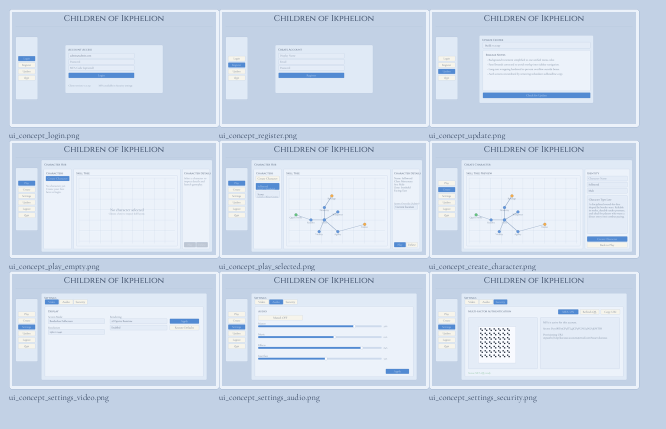
#> input picture concept_art/ui_concept_contact_sheet.png, 1332 x 858 px (shown at 1/2 size); its folder holds 4 pictures in this run
$ python generate_ui_concept_radial5.py --pass 5
#> lines starting #> are read from the running program, lines starting #| are printed output that depends on the picture
#!/usr/bin/env python3
from __future__ import annotations

import argparse
import math
from pathlib import Path
from random import Random

from PIL import Image, ImageDraw, ImageFont

ROOT = Path(__file__).resolve().parents[1]
BASE_DIR = ROOT / "concept_art"
OUT_DIR = BASE_DIR / "option_radial_5pass"
BASE_GLOB = "ui_concept_*.png"


def load_canvas_size() -> tuple[int, int]:
    bases = sorted(BASE_DIR.glob(BASE_GLOB))
    if not bases:
        raise SystemExit("No ui_concept_*.png files found under concept_art/")
    with Image.open(bases[0]) as im:
        return im.size


def font(candidates: list[str], size: int) -> ImageFont.FreeTypeFont | ImageFont.ImageFont:
    for name in candidates:
        try:
            return ImageFont.truetype(name, size)
        except OSError:
            continue
    return ImageFont.load_default()


F_H1 = font(["Cinzel-Regular.ttf", "DejaVuSerif.ttf"], 30)
F_H2 = font(["Cinzel-Regular.ttf", "DejaVuSerif.ttf"], 20)
F_TX = font(["EBGaramond-Regular.ttf", "DejaVuSerif.ttf"], 15)
F_SM = font(["EBGaramond-Regular.ttf", "DejaVuSerif.ttf"], 12)


def pass_profile(n: int) -> dict:
    # Intentional progressive tightening across passes.
    return {
        "bg": (245 - n, 246 - n, 248 - n, 255),
        "grid": (226 - n, 228 - n, 233 - n, 255),
        "ink": (20, 22, 28, 255),
        "ink_soft": (68 - n, 72 - n, 84 - n, 255),
        "blob_outer": (14, 16, 22, 255),
        "blob_mid": (25, 28, 37, 255),
        "blob_hi": (44, 48, 60, 255),
        "edge": (24, 27, 36, 255),
        "chip": (237, 239, 243, 250),
        "chip_text": (59, 63, 75, 255),
        "panel": (248, 249, 251, 240),
        "panel_edge": (186 - n, 190 - n, 201 - n, 255),
        "field": (241, 243, 247, 255),
        "button": (23, 26, 34, 255),
        "button_text": (248, 248, 251, 255),
        "muted_btn": (220, 222, 228, 255),
        "muted_text": (154, 158, 168, 255),
        "show_edge_chips": n <= 3,
        "orb_r": 94 + (n * 3),
        "node_r": 46 + n,
        "ring_r": 282 - (n * 6),
        "panel_w": 580 - (n * 12),
        "panel_h": 372 - (n * 6),
        "line_w": 4,
        "compact_copy": n >= 3,
    }


def draw_background(d: ImageDraw.ImageDraw, w: int, h: int, pal: dict, seed: int) -> None:
    d.rectangle((0, 0, w, h), fill=pal["bg"])
    for y in range(0, h, 96):
        d.line((0, y, w, y), fill=pal["grid"], width=1)
    rng = Random(seed)
    for _ in range(620):
        x = rng.randint(0, w - 1)
        y = rng.randint(0, h - 1)
        c = rng.choice([236, 242, 248])
        a = rng.randint(12, 38)
        d.point((x, y), fill=(c, c, c, a))


def blob_pts(cx: int, cy: int, r: int, seed: int, count: int = 96) -> list[tuple[int, int]]:
    rng = Random(seed)
    pts: list[tuple[int, int]] = []
    for i in range(count):
        ang = (2 * math.pi * i) / count
        wave = 0.11 * math.sin(ang * 7.0) + 0.08 * math.cos(ang * 5.0)
        jitter = rng.uniform(-0.08, 0.08)
        rr = r * (1.0 + wave + jitter)
        pts.append((int(cx + math.cos(ang) * rr), int(cy + math.sin(ang) * rr)))
    return pts


def draw_blob(d: ImageDraw.ImageDraw, cx: int, cy: int, r: int, pal: dict, seed: int, selected: bool = False) -> None:
    pts = blob_pts(cx, cy, r, seed)
    outer = pal["blob_outer"] if not selected else (16, 20, 30, 255)
    mid = pal["blob_mid"] if not selected else (30, 36, 50, 255)
    hi = pal["blob_hi"] if not selected else (58, 66, 82, 255)
    d.polygon(pts, fill=outer, outline=(8, 9, 12, 255))
    for scale, col in [(0.90, mid), (0.82, hi)]:
        inner = [(int(cx + (x - cx) * scale), int(cy + (y - cy) * scale)) for x, y in pts]
        d.polygon(inner, fill=col)
    d.ellipse((cx - r + 36, cy - r + 22, cx - 8, cy - r + 108), fill=(255, 255, 255, 18))
    rng = Random(seed + 777)
    for _ in range(int(r * 5.5)):
        px = rng.randint(cx - r + 10, cx + r - 10)
        py = rng.randint(cy - r + 10, cy + r - 10)
        if (px - cx) ** 2 + (py - cy) ** 2 > (r - 12) ** 2:
            continue
        s = rng.choice([1, 2, 2, 3])
        col = rng.choice([(4, 5, 8, 92), (62, 67, 82, 46), (92, 98, 114, 36)])
        d.rectangle((px, py, px + s, py + s), fill=col)
    if selected:
        d.ellipse((cx - r - 8, cy - r - 8, cx + r + 8, cy + r + 8), outline=(236, 238, 243, 170), width=2)
        d.ellipse((cx - r - 14, cy - r - 14, cx + r + 14, cy + r + 14), outline=(224, 227, 235, 110), width=1)


def polar(cx: int, cy: int, r: int, deg: float) -> tuple[int, int]:
    a = math.radians(deg)
    return int(cx + math.cos(a) * r), int(cy + math.sin(a) * r)


def draw_spoke(d: ImageDraw.ImageDraw, c: tuple[int, int], n: tuple[int, int], label: str, pal: dict, show_chip: bool = True):
    x0, y0 = c
    x1, y1 = n
    # Slight arc keeps the radial routes from looking mechanically straight.
    vx, vy = x1 - x0, y1 - y0
    ln = max(1.0, math.hypot(vx, vy))
    ux, uy = vx / ln, vy / ln
    px, py = -uy, ux
    mx, my = int((x0 + x1) * 0.5 + px * 18), int((y0 + y1) * 0.5 + py * 18)
    d.line((x0, y0, mx, my, x1, y1), fill=pal["edge"], width=4, joint="curve")
    vx, vy = x1 - x0, y1 - y0
    ln = max(1.0, math.hypot(vx, vy))
    ux, uy = vx / ln, vy / ln
    px, py = -uy, ux
    tip = (x1, y1)
    l = (int(x1 - ux * 13 + px * 7), int(y1 - uy * 13 + py * 7))
    r = (int(x1 - ux * 13 - px * 7), int(y1 - uy * 13 - py * 7))
    d.polygon([tip, l, r], fill=pal["edge"])
    if show_chip:
        mx, my = int(x0 + vx * 0.64), int(y0 + vy * 0.64)
        w = max(84, len(label) * 7 + 18)
        h = 24
        d.rounded_rectangle((mx - w // 2, my - h // 2, mx + w // 2, my + h // 2), radius=8, fill=pal["chip"], outline=pal["panel_edge"], width=1)
        d.text((mx, my), label, anchor="mm", font=F_SM, fill=pal["chip_text"])


def draw_panel(d: ImageDraw.ImageDraw, cx: int, cy: int, w: int, h: int, pal: dict) -> tuple[int, int, int, int]:
    x0, y0 = cx - w // 2, cy - h // 2
    x1, y1 = x0 + w, y0 + h
    cut = 22
    poly = [
        (x0 + cut, y0), (x1 - cut, y0), (x1, y0 + cut), (x1, y1 - cut),
        (x1 - cut, y1), (x0 + cut, y1), (x0, y1 - cut), (x0, y0 + cut)
    ]
    shadow = [(x + 6, y + 8) for x, y in poly]
    d.polygon(shadow, fill=(18, 21, 28, 28))
    d.polygon(poly, fill=pal["panel"], outline=pal["panel_edge"])
    d.line((x0 + 30, y0 + 44, x1 - 30, y0 + 44), fill=(206, 211, 222, 255), width=1)
    return (x0, y0, x1, y1)


def clamp_panel(cx: int, cy: int, w: int, h: int, canvas_w: int, canvas_h: int) -> tuple[int, int]:
    half_w = w // 2
    half_h = h // 2
    cx = max(half_w + 24, min(canvas_w - half_w - 24, cx))
    cy = max(half_h + 24, min(canvas_h - half_h - 24, cy))
    return cx, cy


def field(d: ImageDraw.ImageDraw, x: int, y: int, w: int, text: str, pal: dict) -> None:
    d.rounded_rectangle((x, y, x + w, y + 32), radius=8, fill=pal["field"], outline=pal["panel_edge"], width=1)
    d.text((x + 12, y + 16), text, anchor="lm", font=F_TX, fill=pal["ink_soft"])


def button(d: ImageDraw.ImageDraw, x: int, y: int, w: int, text: str, pal: dict, enabled: bool = True) -> None:
    if enabled:
        fill = pal["button"]
        text_col = pal["button_text"]
    else:
        fill = pal["muted_btn"]
        text_col = pal["muted_text"]
    d.rounded_rectangle((x, y, x + w, y + 34), radius=9, fill=fill, outline=pal["panel_edge"], width=1)
    d.text((x + w // 2, y + 17), text, anchor="mm", font=F_TX, fill=text_col)


def draw_graph_mini(d: ImageDraw.ImageDraw, box: tuple[int, int, int, int], pal: dict, muted: bool) -> None:
    x0, y0, x1, y1 = box
    d.rounded_rectangle(box, radius=10, fill=(243, 245, 249, 255), outline=pal["panel_edge"], width=1)
    for x in range(x0 + 16, x1 - 8, 42):
        d.line((x, y0 + 12, x, y1 - 10), fill=(222, 225, 232, 255), width=1)
    for y in range(y0 + 12, y1 - 10, 38):
        d.line((x0 + 10, y, x1 - 10, y), fill=(222, 225, 232, 255), width=1)
    nodes = [(0.16, 0.63), (0.34, 0.70), (0.48, 0.57), (0.62, 0.67), (0.69, 0.49), (0.48, 0.80), (0.81, 0.61)]
    pts = [(int(x0 + (x1 - x0) * px), int(y0 + (y1 - y0) * py)) for px, py in nodes]
    edges = [(0, 1), (1, 2), (2, 3), (2, 4), (2, 5), (3, 6)]
    line_col = (95, 101, 114, 255) if not muted else (168, 172, 182, 255)
    node_col = (28, 31, 41, 255) if not muted else (162, 166, 176, 255)
    for a, b in edges:
        d.line((pts[a][0], pts[a][1], pts[b][0], pts[b][1]), fill=line_col, width=3)
    for x, y in pts:
        d.ellipse((x - 8, y - 8, x + 8, y + 8), fill=node_col, outline=(244, 245, 248, 255), width=1)


def draw_mode_content(d: ImageDraw.ImageDraw, mode: str, box: tuple[int, int, int, int], pal: dict, compact_copy: bool) -> None:
    x0, y0, x1, y1 = box
    d.text((x0 + 18, y0 + 18), {
        "boot": "COI",
        "gateway": "Gateway",
        "play_empty": "Play Hub",
        "play_selected": "Play Hub",
        "create": "Create Character",
        "system": "System",
    }[mode], font=F_H2, fill=pal["ink"])

    if mode == "boot":
        d.text(((x0 + x1) // 2, (y0 + y1) // 2 - 8), "Click center orb to open radial routes", anchor="mm", font=F_TX, fill=pal["ink_soft"])
        d.text(((x0 + x1) // 2, (y0 + y1) // 2 + 24), "No headline. Navigation is the graph.", anchor="mm", font=F_SM, fill=pal["ink_soft"])
        return

    if mode == "gateway":
        field(d, x0 + 18, y0 + 56, 332, "Email", pal)
        field(d, x0 + 18, y0 + 94, 332, "Password", pal)
        field(d, x0 + 18, y0 + 132, 332, "MFA (optional)", pal)
        button(d, x0 + 18, y0 + 172, 332, "Continue", pal, True)
        d.rounded_rectangle((x0 + 366, y0 + 56, x1 - 18, y0 + 238), radius=10, fill=(243, 245, 249, 255), outline=pal["panel_edge"], width=1)
        d.text((x0 + 380, y0 + 72), "Update Snapshot", font=F_TX, fill=pal["ink"])
        d.text((x0 + 380, y0 + 96), "Build: v1.0.157", font=F_SM, fill=pal["ink_soft"])
        d.text((x0 + 380, y0 + 120), "- Login + register + update merged.", font=F_SM, fill=pal["ink_soft"])
        d.text((x0 + 380, y0 + 138), "- Optional MFA kept in gateway.", font=F_SM, fill=pal["ink_soft"])
        button(d, x0 + 380, y0 + 188, (x1 - 18) - (x0 + 380), "Check Update", pal, True)
        return

    if mode == "play_empty":
        d.rounded_rectangle((x0 + 18, y0 + 56, x0 + 188, y1 - 52), radius=9, fill=(243, 245, 249, 255), outline=pal["panel_edge"], width=1)
        d.text((x0 + 28, y0 + 72), "Roster", font=F_TX, fill=pal["ink"])
        d.text((x0 + 28, y0 + 98), "No character selected", font=F_SM, fill=pal["ink_soft"])
        draw_graph_mini(d, (x0 + 202, y0 + 56, x1 - 18, y1 - 96), pal, muted=True)
        button(d, x0 + 18, y1 - 44, 118, "Save", pal, False)
        button(d, x0 + 146, y1 - 44, 118, "Play", pal, False)
        return

    if mode == "play_selected":
        d.rounded_rectangle((x0 + 18, y0 + 56, x0 + 188, y1 - 52), radius=9, fill=(243, 245, 249, 255), outline=pal["panel_edge"], width=1)
        d.text((x0 + 28, y0 + 72), "Roster", font=F_TX, fill=pal["ink"])
        d.rounded_rectangle((x0 + 28, y0 + 96, x0 + 176, y0 + 124), radius=8, fill=(30, 34, 44, 255), outline=pal["panel_edge"], width=1)
        d.text((x0 + 38, y0 + 110), "Sellsword", font=F_SM, fill=(246, 248, 250, 255))
        d.rounded_rectangle((x0 + 28, y0 + 132, x0 + 176, y0 + 160), radius=8, fill=(231, 234, 240, 255), outline=pal["panel_edge"], width=1)
        d.text((x0 + 38, y0 + 146), "Scout", font=F_SM, fill=pal["ink_soft"])
        draw_graph_mini(d, (x0 + 202, y0 + 56, x1 - 18, y1 - 96), pal, muted=False)
        d.text((x0 + 204, y1 - 82), "Node: Core  |  Routes: Resolve, Dexterity, Vitality", font=F_SM, fill=pal["ink_soft"])
        button(d, x0 + 18, y1 - 44, 118, "Save", pal, True)
        button(d, x0 + 146, y1 - 44, 118, "Play", pal, True)
        return

    if mode == "create":
        field(d, x0 + 18, y0 + 56, x1 - x0 - 36, "Character Name", pal)
        field(d, x0 + 18, y0 + 94, x1 - x0 - 36, "Sellsword", pal)
        field(d, x0 + 18, y0 + 132, x1 - x0 - 36, "Male", pal)
        lore = "Sellsword starts near Core and can branch to Resolve / Vitality paths."
        if compact_copy:
            lore = "Core start. Early routes: Resolve, Vitality."
        d.text((x0 + 18, y0 + 176), lore, font=F_TX, fill=pal["ink_soft"])
        draw_graph_mini(d, (x0 + 18, y0 + 206, x1 - 18, y1 - 88), pal, muted=False)
        button(d, x0 + 18, y1 - 44, x1 - x0 - 36, "Create Character", pal, True)
        return

    if mode == "system":
        d.text((x0 + 18, y0 + 62), "Audio", font=F_TX, fill=pal["ink"])
        for i, (name, amount) in enumerate([("Master", 0.72), ("Music", 0.58), ("Effects", 0.78), ("Interface", 0.52)]):
            yy = y0 + 96 + i * 38
            d.text((x0 + 18, yy - 10), name, font=F_SM, fill=pal["ink_soft"])
            d.rounded_rectangle((x0 + 98, yy - 4, x1 - 190, yy + 4), radius=3, fill=(211, 214, 223, 255), outline=pal["panel_edge"], width=1)
            bw = int((x1 - 190 - (x0 + 98)) * amount)
            d.rounded_rectangle((x0 + 98, yy - 4, x0 + 98 + bw, yy + 4), radius=3, fill=pal["button"], outline=pal["button"], width=1)
        d.rounded_rectangle((x1 - 174, y0 + 56, x1 - 18, y1 - 86), radius=10, fill=(243, 245, 249, 255), outline=pal["panel_edge"], width=1)
        d.text((x1 - 160, y0 + 74), "MFA", font=F_TX, fill=pal["ink"])
        button(d, x1 - 164, y0 + 96, 136, "MFA: ON", pal, True)
        button(d, x1 - 164, y0 + 136, 136, "Refresh", pal, False)
        button(d, x1 - 164, y0 + 176, 136, "Copy URI", pal, False)
        button(d, x1 - 164, y1 - 44, 136, "Apply", pal, True)


def radial_nodes(cx: int, cy: int, radius: int) -> list[tuple[str, float, str]]:
    return [
        ("gateway", -150, "enter"),
        ("play", -25, "launch"),
        ("create", 42, "forge"),
        ("system", 100, "system"),
        ("update", 158, "notes"),
        ("quit", 215, "quit"),
    ]


def render_screen(pass_no: int, mode: str, w: int, h: int) -> Image.Image:
    pal = pass_profile(pass_no)
    img = Image.new("RGBA", (w, h), pal["bg"])
    d = ImageDraw.Draw(img, "RGBA")
    draw_background(d, w, h, pal, seed=3011 + pass_no * 19 + len(mode) * 7)

    cx, cy = w // 2, h // 2
    orb_r = pal["orb_r"]
    node_r = pal["node_r"]

    # Draw radial skeleton first.
    selected_map = {
        "boot": "",
        "gateway": "gateway",
        "play_empty": "play",
        "play_selected": "play",
        "create": "create",
        "system": "system",
    }
    selected = selected_map[mode]

    center = (cx, cy)
    d.ellipse((cx - pal["ring_r"] - 28, cy - pal["ring_r"] - 28, cx + pal["ring_r"] + 28, cy + pal["ring_r"] + 28), outline=(170, 174, 185, 80), width=2)
    d.ellipse((cx - pal["ring_r"] + 6, cy - pal["ring_r"] + 6, cx + pal["ring_r"] - 6, cy + pal["ring_r"] - 6), outline=(180, 184, 194, 72), width=1)
    draw_blob(d, cx, cy, orb_r, pal, seed=9021 + pass_no, selected=(mode in {"boot", "gateway"}))
    d.text((cx, cy), "COI", anchor="mm", font=F_H2, fill=(242, 244, 249, 255))

    nodes = radial_nodes(cx, cy, pal["ring_r"])
    node_positions: dict[str, tuple[int, int]] = {}
    for i, (name, deg, route) in enumerate(nodes):
        nx, ny = polar(cx, cy, pal["ring_r"], deg)
        node_positions[name] = (nx, ny)
        draw_spoke(d, center, (nx, ny), route, pal, show_chip=pal["show_edge_chips"])
        draw_blob(d, nx, ny, node_r, pal, seed=10000 + i * 101 + pass_no, selected=(name == selected))
        label = {"gateway": "A", "play": "P", "create": "+", "system": "S", "update": "U", "quit": "Q"}[name]
        d.text((nx, ny), label, anchor="mm", font=F_H2, fill=(243, 245, 250, 255))
        if not pal["show_edge_chips"]:
            txt = {"gateway": "Auth", "play": "Play", "create": "Create", "system": "System", "update": "Update", "quit": "Quit"}[name]
            d.text((nx, ny + node_r + 16), txt, anchor="mm", font=F_SM, fill=pal["ink_soft"])

    # Focus panel follows selected node, preserving the radial as first-class UI.
    if mode == "boot":
        panel_cx, panel_cy = cx, cy
    else:
        target_name = "gateway" if mode == "gateway" else ("play" if mode.startswith("play_") else mode)
        tx, ty = node_positions[target_name]
        if pass_no >= 3:
            vx, vy = tx - cx, ty - cy
            panel_cx = cx + int(vx * 0.78) + int(-vy * 0.16)
            panel_cy = cy + int(vy * 0.78) + int(vx * 0.16)
        else:
            panel_cx = cx + int((tx - cx) * 0.42)
            panel_cy = cy + int((ty - cy) * 0.42)
        panel_cx, panel_cy = clamp_panel(panel_cx, panel_cy, pal["panel_w"], pal["panel_h"], w, h)
        if pass_no >= 3:
            # Ensure panel does not swallow the center orb.
            px0 = panel_cx - pal["panel_w"] // 2
            py0 = panel_cy - pal["panel_h"] // 2
            px1 = panel_cx + pal["panel_w"] // 2
            py1 = panel_cy + pal["panel_h"] // 2
            if px0 < cx + orb_r and px1 > cx - orb_r and py0 < cy + orb_r and py1 > cy - orb_r:
                panel_cx += int((tx - cx) * 0.18)
                panel_cy += int((ty - cy) * 0.18)
                panel_cx, panel_cy = clamp_panel(panel_cx, panel_cy, pal["panel_w"], pal["panel_h"], w, h)
        d.line((tx, ty, panel_cx, panel_cy), fill=(60, 64, 76, 160), width=2)
    panel = draw_panel(d, panel_cx, panel_cy, pal["panel_w"], pal["panel_h"], pal)
    draw_mode_content(d, mode, panel, pal, compact_copy=pal["compact_copy"])

    return img


def contact_sheet(paths: list[Path], out_path: Path) -> None:
    thumbs = []
    for p in paths:
        with Image.open(p) as im:
            thumbs.append((p.stem, im.convert("RGBA").resize((410, 230), Image.Resampling.LANCZOS)))

    cols = 3
    rows = (len(thumbs) + cols - 1) // cols
    sheet = Image.new("RGBA", (cols * 420 + 24, rows * 272 + 24), (245, 246, 248, 255))
    d = ImageDraw.Draw(sheet, "RGBA")
    for i, (name, th) in enumerate(thumbs):
        c = i % cols
        r = i // cols
        x = 12 + c * 420
        y = 12 + r * 272
        d.rounded_rectangle((x, y, x + 410, y + 230), radius=10, fill=(241, 243, 247, 255), outline=(186, 190, 202, 255), width=1)
        sheet.paste(th, (x, y), th)
        d.text((x, y + 238), f"{name}.png", font=F_TX, fill=(30, 34, 44, 255))
    sheet.save(out_path)


def write_process(pass_no: int, pass_dir: Path) -> None:
    notes = {
        1: "Plan: establish radial IA with center COI orb and edge routes; Draw: baseline node shells + merged gateway; Review next: tighten spacing + reduce copy.",
        2: "Plan: tighten panel/menu density and spacing; Draw: reduced shell dimensions and less dead space; Review next: improve route readability.",
        3: "Plan: simplify copy and hierarchy; Draw: compact wording + stronger node focus; Review next: improve graph/menu visual balance.",
        4: "Plan: balance graph vs form content and reduce redundancy; Draw: clearer play/create payload weights; Review next: polish visual fidelity.",
        5: "Plan: final polish pass; Draw: refined black/white radial treatment, consistent in-node controls, and reduced redundancy; Review: ready for selection.",
    }
    (pass_dir / "process.md").write_text(
        f"# Radial Pass {pass_no:02d}\n\n- {notes[pass_no]}\n",
        encoding="utf-8",
    )


def render_pass(pass_no: int) -> None:
    if pass_no < 1 or pass_no > 5:
        raise SystemExit("pass must be 1..5")

    w, h = load_canvas_size()
    pass_dir = OUT_DIR / f"pass_{pass_no:02d}"
    pass_dir.mkdir(parents=True, exist_ok=True)

    modes = [
        "boot",
        "gateway",
        "play_empty",
        "play_selected",
        "create",
        "system",
    ]

    paths: list[Path] = []
    for mode in modes:
        img = render_screen(pass_no, mode, w, h)
        p = pass_dir / f"radial_{mode}.png"
        img.save(p)
        paths.append(p)

    contact_sheet(paths, pass_dir / "radial_contact_sheet.png")
    write_process(pass_no, pass_dir)


def main() -> None:
    parser = argparse.ArgumentParser()
    parser.add_argument("--pass", dest="pass_no", required=True, type=int)
    args = parser.parse_args()
    render_pass(args.pass_no)
#> in load_canvas_size, im is the input picture: PIL image 1332x858 RGB; mean R, G, B 207.9, 219.9, 235.7
#> the loop in render_pass, `for mode in modes:` made 6 passes
#> pass 1, in render_pass, `img = render_screen(pass_no, mode, w, h)`:
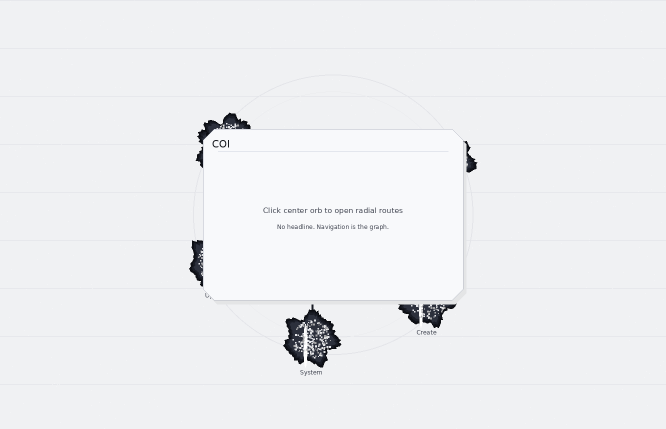
#> img: PIL image 1332x858 RGBA (shown at 1/2 size); mean R, G, B, A 236.5, 237.6, 239.8, 250.4; transparent parts drawn white
#> pass 2, in render_pass, `img = render_screen(pass_no, mode, w, h)`:
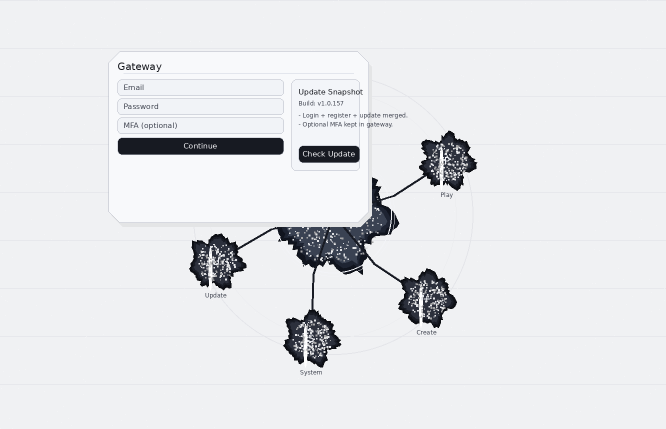
#> img: PIL image 1332x858 RGBA (shown at 1/2 size); mean R, G, B, A 227, 228.3, 231, 250.2; transparent parts drawn white
#> pass 3, in render_pass, `img = render_screen(pass_no, mode, w, h)`:
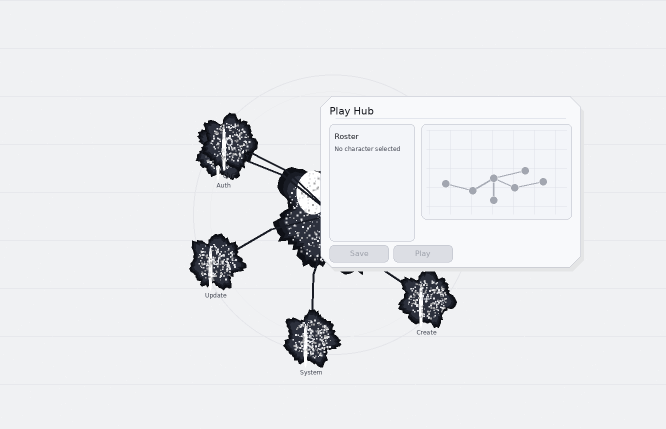
#> img: PIL image 1332x858 RGBA (shown at 1/2 size); mean R, G, B, A 230.1, 231.3, 233.9, 250.2; transparent parts drawn white
#> after the loop in render_pass, `for mode in modes:`:
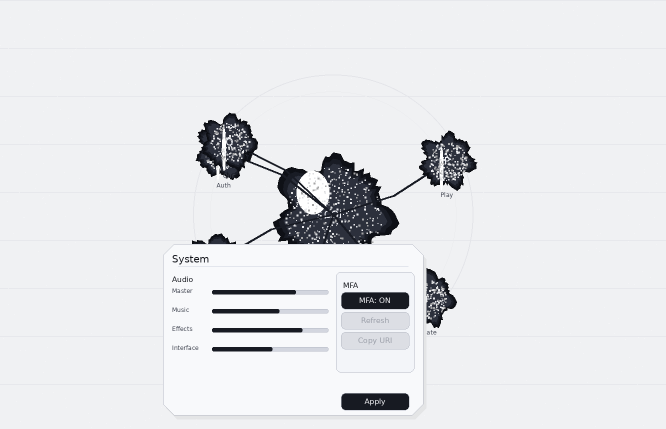
#> img: PIL image 1332x858 RGBA (shown at 1/2 size); mean R, G, B, A 226.7, 227.9, 230.5, 249.5; transparent parts drawn white
#> the loop in contact_sheet, `for i, (name, th) in enumerate(thumbs):` made 6 passes
#> name on passes 1 to 6: 'radial_boot', 'radial_gateway', 'radial_play_empty', 'radial_play_selected', 'radial_create', 'radial_system'
#> after the loop in contact_sheet, `for i, (name, th) in enumerate(thumbs):`:
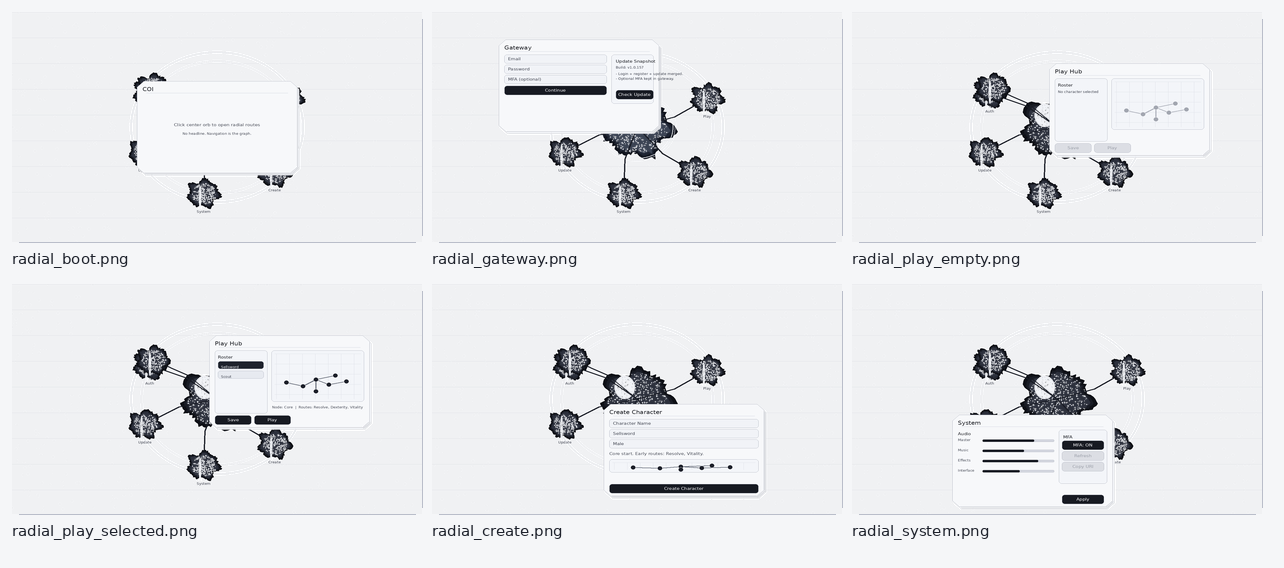
#> sheet: PIL image 1284x568 RGBA; mean R, G, B, A 233.2, 234.4, 236.9, 252.8; transparent parts drawn white


if __name__ == "__main__":
    main()
